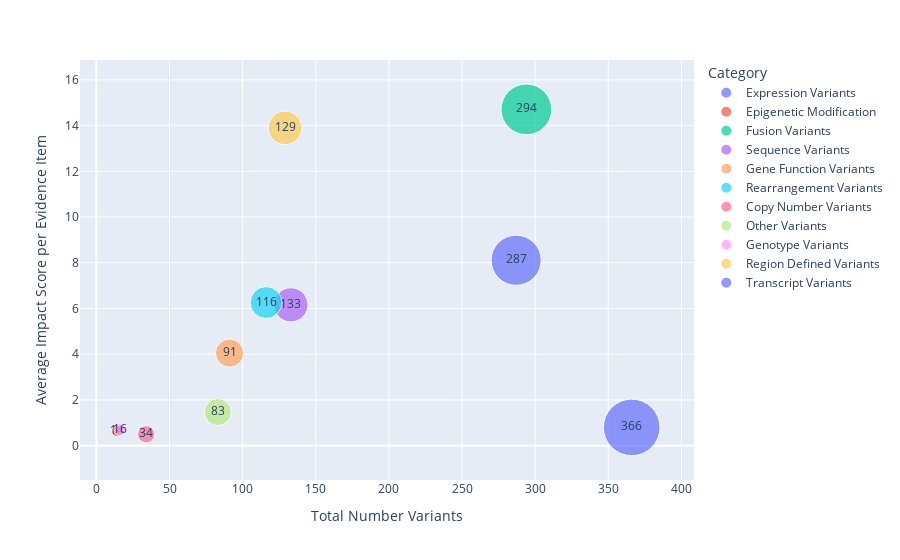

Notebook source saved alongside this figure:
### Code cell
fig3 = px.scatter(
    data_frame=not_supported_variant_impact_df,
    x="Total Number Variants",
    y="Average Impact Score per Evidence Item",
    size="Total Number Variants",
    size_max=40,
    text="Total Number Variants",
    # color_discrete_sequence= Bold,
    color="Category",
    hover_data=["% Accepted Evidence Items", "Average Impact Score per Variant"],
)
fig3.show()

### Figure 1 — Plotly figure (JSON) as saved in the notebook; plotly's stock layout.template omitted (floating-point values rounded to 4 significant figures)
{"data": [{"customdata": [["56.07%", 9.89]], "hovertemplate": "Category=Expression Variants<br>Total Number Variants=%{text}<br>Average Impact Score per Evidence Item=%{y}<br>% Accepted Evidence Items=%{customdata[0]}<br>Average Impact Score per Variant=%{customdata[1]}<extra></extra>", "legendgroup": "Expression Variants", "marker": {"color": "#636efa", "size": [287], "sizemode": "area", "sizeref": 0.2288, "symbol": "circle"}, "mode": "markers+text", "name": "Expression Variants", "orientation": "v", "showlegend": true, "text": [287], "type": "scatter", "x": [287], "xaxis": "x", "y": [8.11], "yaxis": "y"}, {"customdata": [["95.65%", 0.78]], "hovertemplate": "Category=Epigenetic Modification<br>Total Number Variants=%{text}<br>Average Impact Score per Evidence Item=%{y}<br>% Accepted Evidence Items=%{customdata[0]}<br>Average Impact Score per Variant=%{customdata[1]}<extra></extra>", "legendgroup": "Epigenetic Modification", "marker": {"color": "#EF553B", "size": [14], "sizemode": "area", "sizeref": 0.2288, "symbol": "circle"}, "mode": "markers+text", "name": "Epigenetic Modification", "orientation": "v", "showlegend": true, "text": [14], "type": "scatter", "x": [14], "xaxis": "x", "y": [0.64], "yaxis": "y"}, {"customdata": [["61.33%", 17.92]], "hovertemplate": "Category=Fusion Variants<br>Total Number Variants=%{text}<br>Average Impact Score per Evidence Item=%{y}<br>% Accepted Evidence Items=%{customdata[0]}<br>Average Impact Score per Variant=%{customdata[1]}<extra></extra>", "legendgroup": "Fusion Variants", "marker": {"color": "#00cc96", "size": [294], "sizemode": "area", "sizeref": 0.2288, "symbol": "circle"}, "mode": "markers+text", "name": "Fusion Variants", "orientation": "v", "showlegend": true, "text": [294], "type": "scatter", "x": [294], "xaxis": "x", "y": [14.71], "yaxis": "y"}, {"customdata": [["64.90%", 7.5]], "hovertemplate": "Category=Sequence Variants<br>Total Number Variants=%{text}<br>Average Impact Score per Evidence Item=%{y}<br>% Accepted Evidence Items=%{customdata[0]}<br>Average Impact Score per Variant=%{customdata[1]}<extra></extra>", "legendgroup": "Sequence Variants", "marker": {"color": "#ab63fa", "size": [133], "sizemode": "area", "sizeref": 0.2288, "symbol": "circle"}, "mode": "markers+text", "name": "Sequence Variants", "orientation": "v", "showlegend": true, "text": [133], "type": "scatter", "x": [133], "xaxis": "x", "y": [6.16], "yaxis": "y"}, {"customdata": [["44.64%", 4.93]], "hovertemplate": "Category=Gene Function Variants<br>Total Number Variants=%{text}<br>Average Impact Score per Evidence Item=%{y}<br>% Accepted Evidence Items=%{customdata[0]}<br>Average Impact Score per Variant=%{customdata[1]}<extra></extra>", "legendgroup": "Gene Function Variants", "marker": {"color": "#FFA15A", "size": [91], "sizemode": "area", "sizeref": 0.2288, "symbol": "circle"}, "mode": "markers+text", "name": "Gene Function Variants", "orientation": "v", "showlegend": true, "text": [91], "type": "scatter", "x": [91], "xaxis": "x", "y": [4.05], "yaxis": "y"}, {"customdata": [["38.04%", 7.63]], "hovertemplate": "Category=Rearrangement Variants<br>Total Number Variants=%{text}<br>Average Impact Score per Evidence Item=%{y}<br>% Accepted Evidence Items=%{customdata[0]}<br>Average Impact Score per Variant=%{customdata[1]}<extra></extra>", "legendgroup": "Rearrangement Variants", "marker": {"color": "#19d3f3", "size": [116], "sizemode": "area", "sizeref": 0.2288, "symbol": "circle"}, "mode": "markers+text", "name": "Rearrangement Variants", "orientation": "v", "showlegend": true, "text": [116], "type": "scatter", "x": [116], "xaxis": "x", "y": [6.26], "yaxis": "y"}, {"customdata": [["46.27%", 0.61]], "hovertemplate": "Category=Copy Number Variants<br>Total Number Variants=%{text}<br>Average Impact Score per Evidence Item=%{y}<br>% Accepted Evidence Items=%{customdata[0]}<br>Average Impact Score per Variant=%{customdata[1]}<extra></extra>", "legendgroup": "Copy Number Variants", "marker": {"color": "#FF6692", "size": [34], "sizemode": "area", "sizeref": 0.2288, "symbol": "circle"}, "mode": "markers+text", "name": "Copy Number Variants", "orientation": "v", "showlegend": true, "text": [34], "type": "scatter", "x": [34], "xaxis": "x", "y": [0.5], "yaxis": "y"}, {"customdata": [["40.28%", 1.79]], "hovertemplate": "Category=Other Variants<br>Total Number Variants=%{text}<br>Average Impact Score per Evidence Item=%{y}<br>% Accepted Evidence Items=%{customdata[0]}<br>Average Impact Score per Variant=%{customdata[1]}<extra></extra>", "legendgroup": "Other Variants", "marker": {"color": "#B6E880", "size": [83], "sizemode": "area", "sizeref": 0.2288, "symbol": "circle"}, "mode": "markers+text", "name": "Other Variants", "orientation": "v", "showlegend": true, "text": [83], "type": "scatter", "x": [83], "xaxis": "x", "y": [1.47], "yaxis": "y"}, {"customdata": [["62.96%", 0.85]], "hovertemplate": "Category=Genotype Variants<br>Total Number Variants=%{text}<br>Average Impact Score per Evidence Item=%{y}<br>% Accepted Evidence Items=%{customdata[0]}<br>Average Impact Score per Variant=%{customdata[1]}<extra></extra>", "legendgroup": "Genotype Variants", "marker": {"color": "#FF97FF", "size": [16], "sizemode": "area", "sizeref": 0.2288, "symbol": "circle"}, "mode": "markers+text", "name": "Genotype Variants", "orientation": "v", "showlegend": true, "text": [16], "type": "scatter", "x": [16], "xaxis": "x", "y": [0.7], "yaxis": "y"}, {"customdata": [["72.08%", 16.94]], "hovertemplate": "Category=Region Defined Variants<br>Total Number Variants=%{text}<br>Average Impact Score per Evidence Item=%{y}<br>% Accepted Evidence Items=%{customdata[0]}<br>Average Impact Score per Variant=%{customdata[1]}<extra></extra>", "legendgroup": "Region Defined Variants", "marker": {"color": "#FECB52", "size": [129], "sizemode": "area", "sizeref": 0.2288, "symbol": "circle"}, "mode": "markers+text", "name": "Region Defined Variants", "orientation": "v", "showlegend": true, "text": [129], "type": "scatter", "x": [129], "xaxis": "x", "y": [13.9], "yaxis": "y"}, {"customdata": [["12.11%", 0.97]], "hovertemplate": "Category=Transcript Variants<br>Total Number Variants=%{text}<br>Average Impact Score per Evidence Item=%{y}<br>% Accepted Evidence Items=%{customdata[0]}<br>Average Impact Score per Variant=%{customdata[1]}<extra></extra>", "legendgroup": "Transcript Variants", "marker": {"color": "#636efa", "size": [366], "sizemode": "area", "sizeref": 0.2288, "symbol": "circle"}, "mode": "markers+text", "name": "Transcript Variants", "orientation": "v", "showlegend": true, "text": [366], "type": "scatter", "x": [366], "xaxis": "x", "y": [0.8], "yaxis": "y"}], "layout": {"legend": {"itemsizing": "constant", "title": {"text": "Category"}, "tracegroupgap": 0}, "margin": {"t": 60}, "xaxis": {"anchor": "y", "domain": [0, 1], "title": {"text": "Total Number Variants"}}, "yaxis": {"anchor": "x", "domain": [0, 1], "title": {"text": "Average Impact Score per Evidence Item"}}}}
